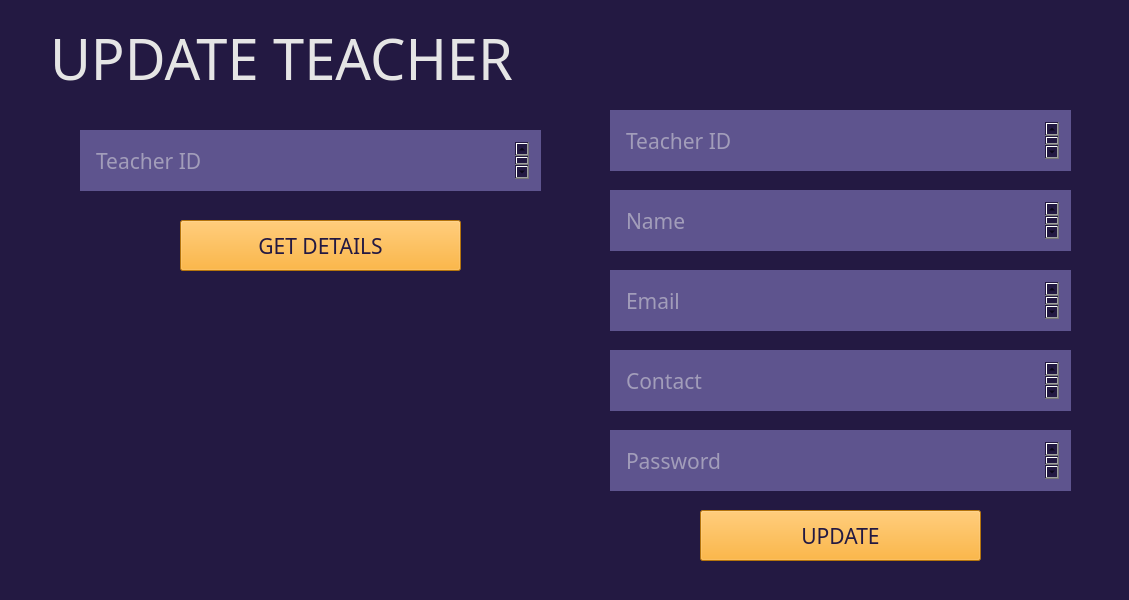
<?xml version="1.0" encoding="UTF-8"?>
<ui version="4.0">
 <class>Form</class>
 <widget class="QWidget" name="Form">
  <property name="geometry">
   <rect>
    <x>0</x>
    <y>0</y>
    <width>1129</width>
    <height>600</height>
   </rect>
  </property>
  <property name="windowTitle">
   <string>Form</string>
  </property>
  <property name="styleSheet">
   <string notr="true">background-color: rgb(35, 25, 66);</string>
  </property>
  <widget class="QTextEdit" name="eid">
   <property name="geometry">
    <rect>
     <x>80</x>
     <y>130</y>
     <width>461</width>
     <height>61</height>
    </rect>
   </property>
   <property name="font">
    <font>
     <family>Montserrat</family>
     <pointsize>16</pointsize>
     <weight>50</weight>
     <italic>false</italic>
     <bold>false</bold>
    </font>
   </property>
   <property name="styleSheet">
    <string notr="true">background-color: rgb(94, 84, 142);
border: None;
padding:12px;
color: rgb(229, 229, 229);
font: 16pt &quot;Montserrat&quot;;</string>
   </property>
   <property name="placeholderText">
    <string>Teacher ID</string>
   </property>
  </widget>
  <widget class="QLabel" name="label_2">
   <property name="geometry">
    <rect>
     <x>50</x>
     <y>20</y>
     <width>543</width>
     <height>77</height>
    </rect>
   </property>
   <property name="font">
    <font>
     <family>Montserrat ExtraBold</family>
     <pointsize>42</pointsize>
    </font>
   </property>
   <property name="styleSheet">
    <string notr="true">background:None;
color: rgb(229, 229, 229);
image:None;
</string>
   </property>
   <property name="text">
    <string>UPDATE TEACHER</string>
   </property>
   <property name="alignment">
    <set>Qt::AlignJustify|Qt::AlignVCenter</set>
   </property>
  </widget>
  <widget class="QPushButton" name="start">
   <property name="geometry">
    <rect>
     <x>180</x>
     <y>220</y>
     <width>281</width>
     <height>51</height>
    </rect>
   </property>
   <property name="font">
    <font>
     <family>Montserrat SemiBold</family>
     <pointsize>16</pointsize>
    </font>
   </property>
   <property name="styleSheet">
    <string notr="true"> background-color: rgb(252, 163, 17);
color: rgb(35, 25, 66);
image: None;</string>
   </property>
   <property name="text">
    <string>GET DETAILS</string>
   </property>
  </widget>
  <widget class="QTextEdit" name="eid_2">
   <property name="geometry">
    <rect>
     <x>610</x>
     <y>190</y>
     <width>461</width>
     <height>61</height>
    </rect>
   </property>
   <property name="font">
    <font>
     <family>Montserrat</family>
     <pointsize>16</pointsize>
     <weight>50</weight>
     <italic>false</italic>
     <bold>false</bold>
    </font>
   </property>
   <property name="styleSheet">
    <string notr="true">background-color: rgb(94, 84, 142);
border: None;
padding:12px;
color: rgb(229, 229, 229);
font: 16pt &quot;Montserrat&quot;;</string>
   </property>
   <property name="placeholderText">
    <string>Name</string>
   </property>
  </widget>
  <widget class="QTextEdit" name="eid_4">
   <property name="geometry">
    <rect>
     <x>610</x>
     <y>350</y>
     <width>461</width>
     <height>61</height>
    </rect>
   </property>
   <property name="font">
    <font>
     <family>Montserrat</family>
     <pointsize>16</pointsize>
     <weight>50</weight>
     <italic>false</italic>
     <bold>false</bold>
    </font>
   </property>
   <property name="styleSheet">
    <string notr="true">background-color: rgb(94, 84, 142);
border: None;
padding:12px;
color: rgb(229, 229, 229);
font: 16pt &quot;Montserrat&quot;;</string>
   </property>
   <property name="placeholderText">
    <string>Contact</string>
   </property>
  </widget>
  <widget class="QTextEdit" name="eid_5">
   <property name="geometry">
    <rect>
     <x>610</x>
     <y>430</y>
     <width>461</width>
     <height>61</height>
    </rect>
   </property>
   <property name="font">
    <font>
     <family>Montserrat</family>
     <pointsize>16</pointsize>
     <weight>50</weight>
     <italic>false</italic>
     <bold>false</bold>
    </font>
   </property>
   <property name="styleSheet">
    <string notr="true">background-color: rgb(94, 84, 142);
border: None;
padding:12px;
color: rgb(229, 229, 229);
font: 16pt &quot;Montserrat&quot;;</string>
   </property>
   <property name="placeholderText">
    <string>Password</string>
   </property>
  </widget>
  <widget class="QTextEdit" name="eid_3">
   <property name="geometry">
    <rect>
     <x>610</x>
     <y>270</y>
     <width>461</width>
     <height>61</height>
    </rect>
   </property>
   <property name="font">
    <font>
     <family>Montserrat</family>
     <pointsize>16</pointsize>
     <weight>50</weight>
     <italic>false</italic>
     <bold>false</bold>
    </font>
   </property>
   <property name="styleSheet">
    <string notr="true">background-color: rgb(94, 84, 142);
border: None;
padding:12px;
color: rgb(229, 229, 229);
font: 16pt &quot;Montserrat&quot;;</string>
   </property>
   <property name="placeholderText">
    <string>Email</string>
   </property>
  </widget>
  <widget class="QTextEdit" name="eid_6">
   <property name="geometry">
    <rect>
     <x>610</x>
     <y>110</y>
     <width>461</width>
     <height>61</height>
    </rect>
   </property>
   <property name="font">
    <font>
     <family>Montserrat</family>
     <pointsize>16</pointsize>
     <weight>50</weight>
     <italic>false</italic>
     <bold>false</bold>
    </font>
   </property>
   <property name="styleSheet">
    <string notr="true">background-color: rgb(94, 84, 142);
border: None;
padding:12px;
color: rgb(229, 229, 229);
font: 16pt &quot;Montserrat&quot;;</string>
   </property>
   <property name="placeholderText">
    <string>Teacher ID</string>
   </property>
  </widget>
  <widget class="QPushButton" name="start_2">
   <property name="geometry">
    <rect>
     <x>700</x>
     <y>510</y>
     <width>281</width>
     <height>51</height>
    </rect>
   </property>
   <property name="font">
    <font>
     <family>Montserrat SemiBold</family>
     <pointsize>16</pointsize>
    </font>
   </property>
   <property name="styleSheet">
    <string notr="true"> background-color: rgb(252, 163, 17);
color: rgb(35, 25, 66);
image: None;</string>
   </property>
   <property name="text">
    <string>UPDATE</string>
   </property>
  </widget>
 </widget>
 <resources/>
 <connections/>
</ui>
